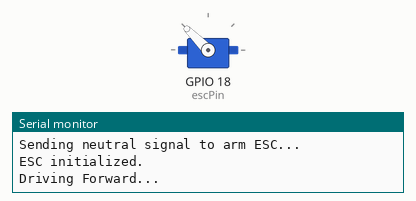
Recording of a sketch running on a simulated ESP32. On the bench: servo, the last lines printed to the serial monitor.

Above: at 4.05 s.
At 10.0 s:
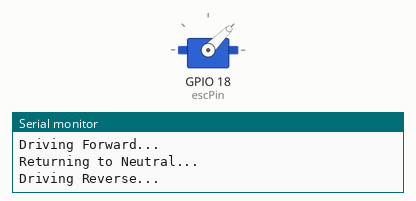
At 16.0 s:
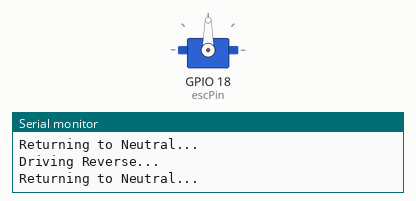
Timing chart, 0 to 19.6 s (numbered marks = the images above):
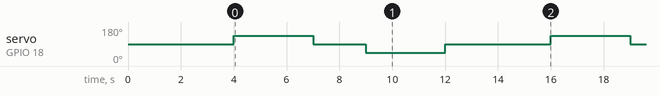

The sketch:

ESC.ino
```cpp
#include <ESP32Servo.h>

Servo bldcESC;
const int escPin = 18;

// FINE-TUNING NEUTRAL: If the motor spins slowly on startup,
// adjust this number slightly (e.g., between 1490 and 1510) until it completely stops.
const int neutralSignal = 1500;

void setup() {
  Serial.begin(115200);

  ESP32PWM::allocateTimer(0);
  ESP32PWM::allocateTimer(1);

  bldcESC.setPeriodHertz(50);
  bldcESC.attach(escPin, 1000, 2000);

  // Mandatory step: ESC will not arm unless signal is dead-center on boot
  Serial.println("Sending neutral signal to arm ESC...");
  bldcESC.writeMicroseconds(neutralSignal);

  // Give the ESC 4 seconds to recognize the neutral position and initialize
  delay(4000);
  Serial.println("ESC initialized.");
}

void loop() {
  // Test Sequence: Forward -> Stop -> Reverse -> Stop

  Serial.println("Driving Forward...");
  bldcESC.writeMicroseconds(1750); // Safe low-speed forward
  delay(3000);

  Serial.println("Returning to Neutral...");
  bldcESC.writeMicroseconds(neutralSignal);
  delay(2000);

  Serial.println("Driving Reverse...");
  bldcESC.writeMicroseconds(1250); // Safe low-speed reverse (1:1 power ratio)
  delay(3000);

  Serial.println("Returning to Neutral...");
  bldcESC.writeMicroseconds(neutralSignal);
  delay(4000);
}
```

Measured:
- by itself, servo on GPIO 18 (escPin): repeats every 12.0 s: 90° 2.0 s, 45° 3.0 s, 90° 4.0 s, 135° 3.0 s
